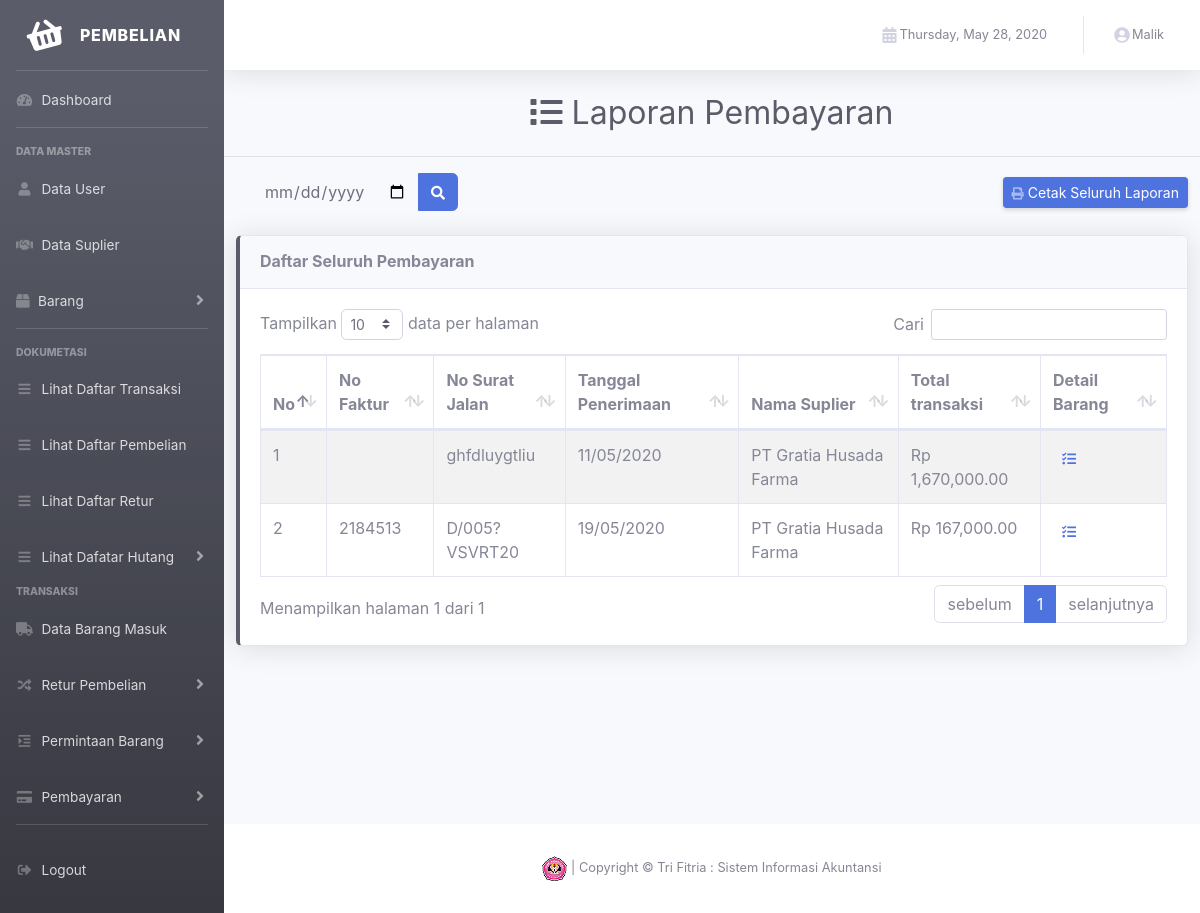
The app's page /view/index.php?p=list_pembayaran (signed in) with its own data.
### tables this page shows
CREATE TABLE IF NOT EXISTS `order` (
  `id_order` varchar(6) NOT NULL,
  `tanggal` date NOT NULL,
  `status` varchar(16) NOT NULL,
  `total_transaksi` int(45) NOT NULL,
  `nama_suplier` varchar(45) NOT NULL,
  `tanggal_penerimaan` date NOT NULL,
  `tanggal_pembelian` date NOT NULL,
  `no_surat_jalan` varchar(25) NOT NULL,
  `tanggal_pelunasan` date NOT NULL,
  `nomor_faktur` varchar(25) NOT NULL
);

### control/permintaan_barang/permintaan_barang.php (called while the page is built, shortened)
<?php
     class permintaan_barang{
        public function tampil_status($status, $status1){
            $koneksi = new koneksi;
            $query = mysqli_query($koneksi->conn,"SELECT * FROM `order` where `status`='$status' OR `status`='$status1'");
            if (mysqli_num_rows($query)>0) {
                while ($row= mysqli_fetch_array($query)) {
                    $data[]= $row;
                }
                return $data;
            }
        }
    }
    ?>

### control/koneksi.php (called while the page is built, shortened)
<?php
    class koneksi{
        private $dbhost = "localhost";
        private $dbuser = "root";
        private $dbname = "hph_proj_db";
        private $dbpass = "";
        public function __construct(){
        $this->conn = mysqli_connect($this->dbhost, $this->dbuser, $this->dbpass, $this->dbname) or die("Koneksi gagal");
        }
    }
    ?>

### view/content/transaksi/lihat_data/pembayaran/list_pembayaran.php (the view, shortened to what this page needs)
    <div class="d-sm-flex align-items-center justify-content-center mb-4">
        <h1 class="h2 mb-0 text-gray-800">
        <i class="fa fa-list" aria-hidden="true"></i>
            Laporan Pembayaran
        </h1>
    </div>
    <hr class ="sidebar-diver"></hr>
<div class="col">
    <div class="d-sm-flex align-items-center justify-content-between mb-4">
        <form class="d-none d-sm-inline-block form-inline mr-auto ml-md-3 my-2 my-md-0 mw-100 navbar-search"  method="post">
            <div class="input-group">
                <input type="date" class="form-control bg-light border-0 small" name="car">
                <div class="input-group-append">
                <button class="btn btn-primary" type="submit" name="cari">
                    <i class="fas fa-search fa-sm"></i>
                </button>
                </div>
            </div>
        </form>
        <a href="content/dokumentasi/laporan_pembayaran.php" target="_blank" class="d-none d-sm-inline-block btn btn-sm btn-primary shadow-sm"><i class="fas fa-print fa-sm text-white-50"></i> Cetak Seluruh Laporan</a>
    </div>
      <div class="row">
        <div class="col">
          <div class="card shadow mb-4 border-left-dark">
            <div class="card-header py-3">
              <h6 class="m-0 font-weight-bold">Daftar Seluruh Pembayaran</h6>
            </div>
            <div class="card-body" >
            <div class="table-responsive">
                        <table class="table table-bordered table-striped" width="100%" cellspacing="0" id="dataTable">
                            <thead>
                                <tr>
                                    <th>No</th>
                                    <th>No Faktur</th>
                                    <th>No Surat Jalan</th>
                                    <th>Tanggal Penerimaan</th>
                                    <th>Nama Suplier</th>
                                    <th>Total transaksi</th>
                                    <th>Detail Barang</th>
                                </tr>
                            </thead>
                            <tbody>
                                <?php
                                $status = "Porses Pelunasan";
                                $status1 = "barang masuk";
                                    if ($permintaan_barang->tampil_status($status, $status1)!=false) {
                                        $no = 1;
                                        foreach ($permintaan_barang->tampil_status($status, $status1) as $key) {
                                            ?>
                                            <tr>
                                                <form action="" method="post">
                                                    <td><?php echo $no++; ?>
                                                    </td>
                                                    <td><?php echo $key['nomor_faktur']?></td>
                                                    <td><?php echo $key['no_surat_jalan'];?></td>
                                                    <td><?php echo date('d/m/Y', strtotime($key['tanggal_penerimaan'])); ?></td>
                                                    <td><?php echo $key['nama_suplier']; ?></td>
                                                    <td>Rp <?php echo number_format($key['total_transaksi'],2); ?></td>
                                                    <td>
                                                        <button type="submit" name="detail" class="btn btn-sm btn-link btn-custom">
                                                            <span>
                                                            <i class="fas fa-tasks"></i>
                                                            </span>
                                                        </button>
                                                    </td>
                                                </form>
                                            </tr>
                                <?php
                                        }
                                    }
                                    ?>
                            </tbody>
                        </table>
                    </div>
            </div>
              </div>
            </div>
          </div>
    </div>

### records on screen
order: no_surat_jalan "ghfdluygtliu", tanggal_penerimaan "11/05/2020", nama_suplier "PT Gratia Husada Farma", total_transaksi "1,670,000.00"
order: nomor_faktur "2184513", no_surat_jalan "D/005?VSVRT20", tanggal_penerimaan "19/05/2020", nama_suplier "PT Gratia Husada Farma", total_transaksi "167,000.00"

### other values on screen
$_SESSION['nama_user'] "Malik"
